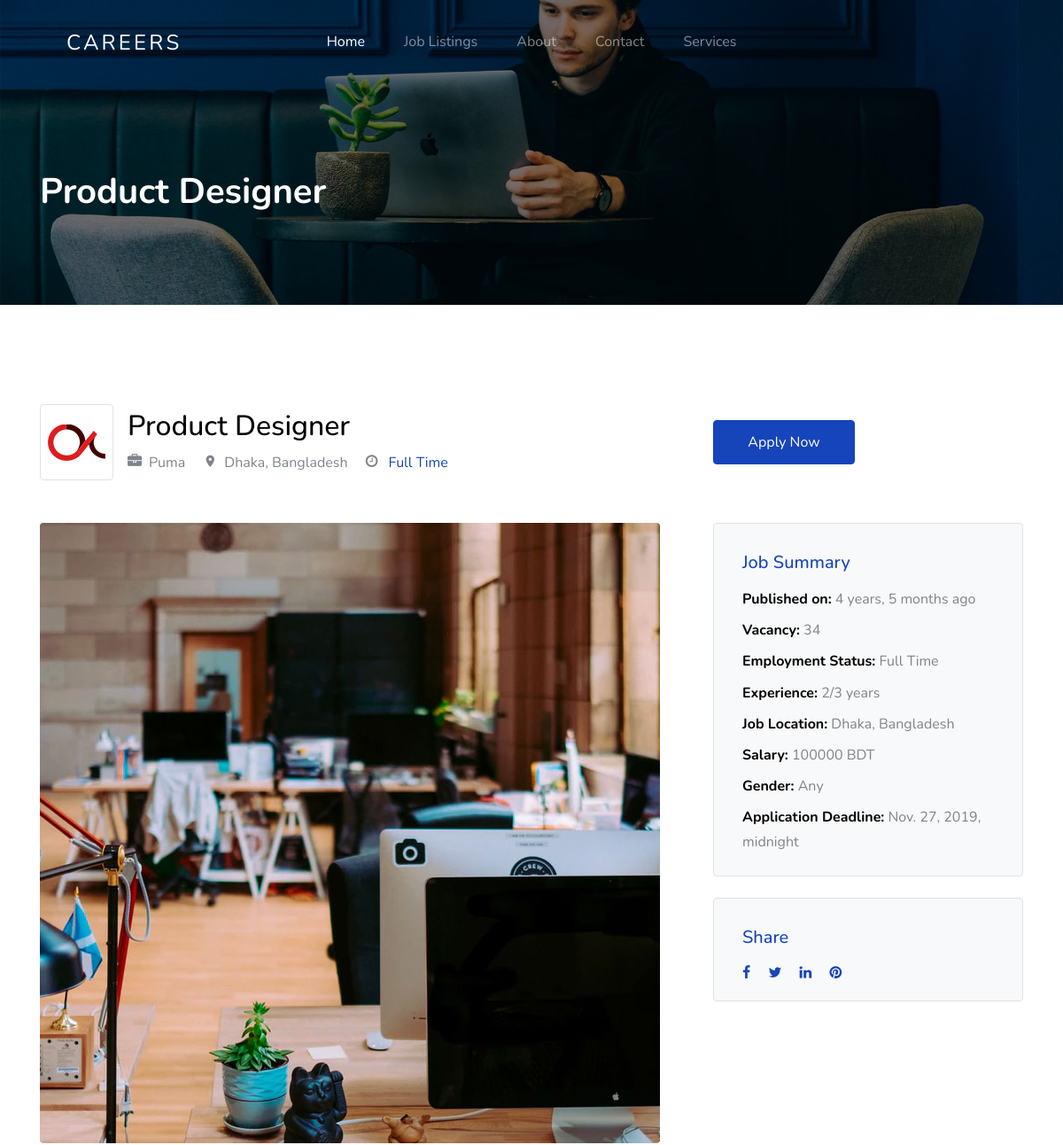
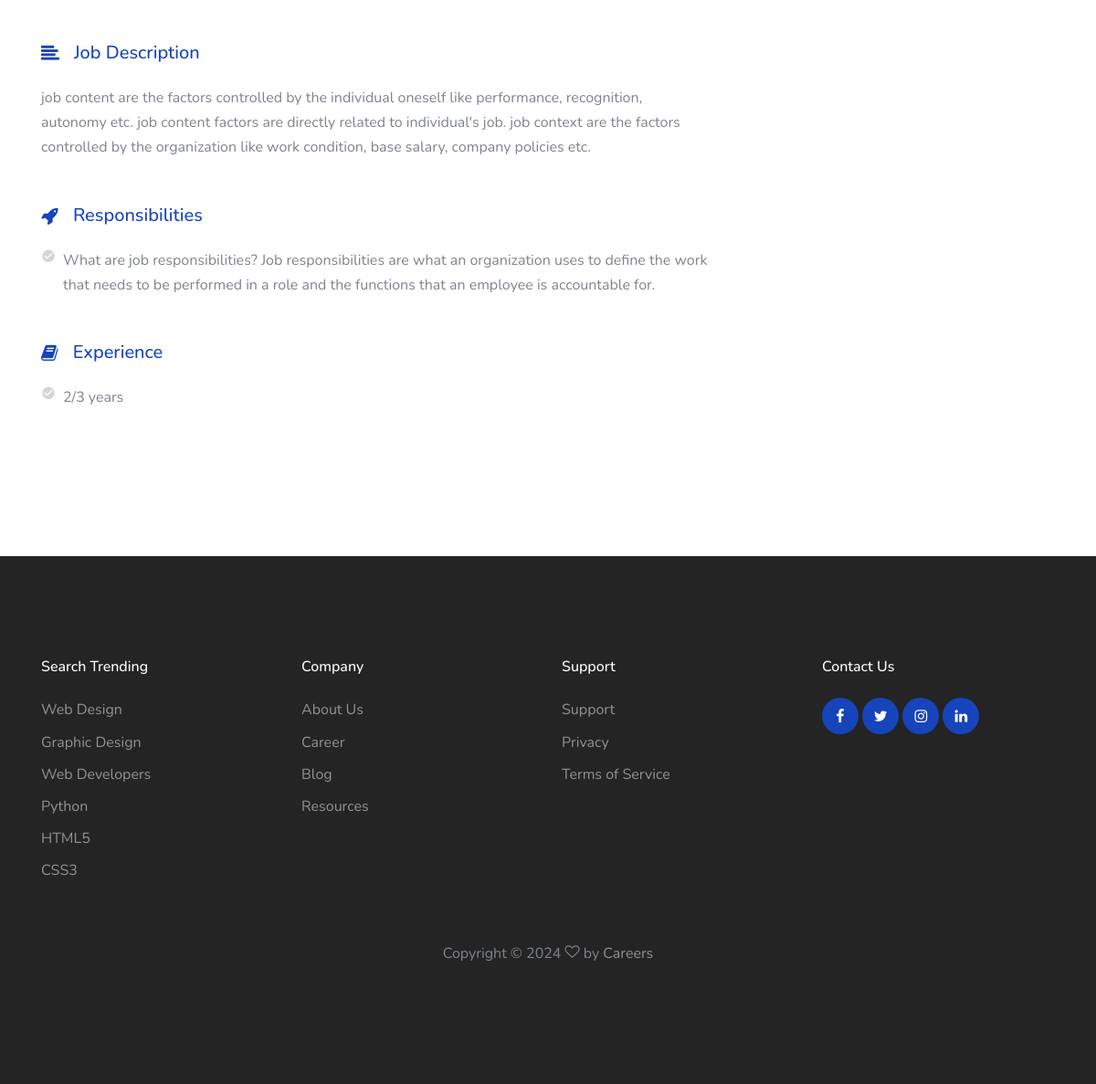
Screenshot of /jobs/job-single/7/ with the database file from the repository (2 pictures, top to bottom).
### jobs/models.py (models this page shows, shortened)
class JobListing(models.Model):
    user = models.ForeignKey(settings.AUTH_USER_MODEL, on_delete=models.CASCADE,
                             null=True, editable=False, blank=True)
    title = models.CharField(max_length=100)
    company_name = models.CharField(max_length=200)
    employment_status = models.CharField(choices=JOB_TYPE, max_length=10)
    vacancy = models.CharField(max_length=10, null=True)
    gender = models.CharField(choices=GENDER, max_length=30, null=True)
    category = models.CharField(choices=CATEGORY, max_length=30)
    description = models.TextField()
    responsibilities = models.TextField()
    experience = models.CharField(max_length=100)
    job_location = models.CharField(max_length=120)
    Salary = models.CharField(max_length=100, null=True, blank=True)
    image = models.ImageField(blank=True, upload_to='media', null=True)
    application_deadline = models.DateTimeField()
    published_on = models.DateTimeField(default=timezone.now)

### jobs/views.py (the view)
# urls.py: path('job-single/<int:id>/', job_single, name='job-single'),
def job_single(request, id):
    job_query = get_object_or_404(JobListing, id=id)
    context = {
        'q': job_query,
    }
    return render(request, "jobs/job_single.html", context)

### templates/jobs/job_single.html
{% extends 'base.html' %}
{% load static %}
{% block content %}
    <section class="section-hero overlay inner-page bg-image"
             style="background-image: url('{% static 'images/hero_1.jpg' %}');"
             id="home-section">
        <div class="container">
            <div class="row">
                <div class="col-md-7">
                    <h1 class="text-white font-weight-bold">{{ q.title }}</h1>
                </div>
            </div>
        </div>
    </section>
    <section class="site-section">
        <div class="container">
            <div class="row align-items-center mb-5">
                <div class="col-lg-8 mb-4 mb-lg-0">
                    <div class="d-flex align-items-center">
                        <div class="border p-2 d-inline-block mr-3 rounded">
                            <img src="{% static 'images/featured-listing-2.jpg' %}"
                                 alt="Free Website Template By Free-Template.co">
                        </div>
                        <div>
                            <h2>{{ q.title }}</h2>
                            <div>
                                <span class="ml-0 mr-2 mb-2"><span
                                        class="icon-briefcase mr-2"></span>{{ q.company_name }}</span>
                                <span class="m-2"><span class="icon-room mr-2"></span>{{ q.job_location }}</span>
                                <span class="m-2"><span class="icon-clock-o mr-2"></span><span
                                        class="text-primary"> {{ q.employment_status }}
                      </span></span>
                            </div>
                        </div>
                    </div>
                </div>
                <div class="col-lg-4">
                    <div class="row">
                        <div class="col-6">
                            <a href="{% url 'jobs:apply' %}" class="btn btn-block btn-primary btn-md">Apply Now</a>
                        </div>
                    </div>
                </div>
            </div>
            <div class="row">
                <div class="col-lg-8">
                    <div class="mb-5">
                        <figure class="mb-5"><img src="{% static 'images/sq_img_3.jpg' %}"
                                                  alt="Free Website Template by Free-Template.co"
                                                  class="img-fluid rounded"></figure>
                        <h3 class="h5 d-flex align-items-center mb-4 text-primary"><span
                                class="icon-align-left mr-3"></span>Job
                            Description</h3>
                        <p>{{ q.description }}</p>
                    </div>
                    <div class="mb-5">
                        <h3 class="h5 d-flex align-items-center mb-4 text-primary"><span
                                class="icon-rocket mr-3"></span>Responsibilities</h3>
                        <ul class="list-unstyled m-0 p-0">
                            <li class="d-flex align-items-start mb-2"><span
                                    class="icon-check_circle mr-2 text-muted"></span><span>{{ q.responsibilities }}</span>
                            </li>
                        </ul>
                    </div>
                    <div class="mb-5">
                        <h3 class="h5 d-flex align-items-center mb-4 text-primary"><span class="icon-book mr-3"></span>Experience
                        </h3>
                        <ul class="list-unstyled m-0 p-0">
                            <li class="d-flex align-items-start mb-2"><span
                                    class="icon-check_circle mr-2 text-muted"></span><span>{{ q.experience }}</span>
                            </li>
                        </ul>
                    </div>
                </div>
                <div class="col-lg-4">
                    <div class="bg-light p-3 border rounded mb-4">
                        <h3 class="text-primary  mt-3 h5 pl-3 mb-3 ">Job Summary</h3>
                        <ul class="list-unstyled pl-3 mb-0">
                            <li class="mb-2"><strong class="text-black">Published
                                on:</strong> {{ q.published_on|timesince }} ago
                            </li>
                            <li class="mb-2"><strong class="text-black">Vacancy:</strong> {{ q.vacancy }}</li>
                            <li class="mb-2"><strong class="text-black">Employment
                                Status:</strong> {{ q.employment_status }}</li>
                            <li class="mb-2"><strong class="text-black">Experience:</strong> {{ q.experience }}</li>
                            <li class="mb-2"><strong class="text-black">Job Location:</strong> {{ q.job_location }}</li>
                            <li class="mb-2"><strong class="text-black">Salary:</strong> {{ q.Salary }}</li>
                            <li class="mb-2"><strong class="text-black">Gender:</strong> {{ q.gender }}</li>
                            <li class="mb-2"><strong class="text-black">Application
                                Deadline:</strong> {{ q.application_deadline }}</li>
                        </ul>
                    </div>
                    <div class="bg-light p-3 border rounded">
                        <h3 class="text-primary  mt-3 h5 pl-3 mb-3 ">Share</h3>
                        <div class="px-3">
                            <a href="#" class="pt-3 pb-3 pr-3 pl-0"><span class="icon-facebook"></span></a>
                            <a href="#" class="pt-3 pb-3 pr-3 pl-0"><span class="icon-twitter"></span></a>
                            <a href="#" class="pt-3 pb-3 pr-3 pl-0"><span class="icon-linkedin"></span></a>
                            <a href="#" class="pt-3 pb-3 pr-3 pl-0"><span class="icon-pinterest"></span></a>
                        </div>
                    </div>
                </div>
            </div>
        </div>
    </section>
{% endblock %}

### static/css/style.css (style rules this page uses)
body { font-weight: 400; font-size: 1rem; line-height: 1.7; position: relative; }
body:after { content: ""; position: absolute; top: 0; left: 0; right: 0; bottom: 0; background: rgba(0, 0, 0, 0.7); z-index: 100; opacity: 0; visibility: hidden; -webkit-transition: .3s all ease; -o-transition: .3s all ease; transition: .3s all ease; }
h1, h2, h3, h4 { color: #000; }
.site-section { padding-top: 7rem; padding-bottom: 7rem; position: relative; z-index: 2; }
.text-black { color: #000 !important; }
.bg-image { background-size: cover; background-position: center center; background-repeat: no-repeat; }
.text-muted { color: #d5d5d5 !important; }
.section-hero, .section-hero > .container > .row { height: 100vh; min-height: 900px; }
.section-hero.inner-page, .section-hero.inner-page > .container > .row { height: auto; min-height: auto; padding-top: 6em; padding-bottom: 3em; }
.section-hero.overlay, .section-hero.overlay-2 { position: relative; }
.section-hero.overlay:before, .section-hero.overlay-2:before { z-index: 1; position: absolute; content: ""; top: 0; left: 0; right: 0; bottom: 0; background: rgba(0, 0, 0, 0.5); }
.section-hero > .container { z-index: 2; position: relative; }
.btn:after, .btn:before { display: none; }
.btn.btn-primary { color: #fff; }
.btn-md { padding: 12px 20px; }

### rows the page displays
JobListing: title "Product Designer", company_name "Puma", job_location "Dhaka, Bangladesh", employment_status "Full Time", description "job content are the factors controlled by the individual oneself like performance, recognition, autonomy etc. job content factors are directly related to individual's job. job context are the factors controlled by the organization like work condition, base salary, company policies etc.", responsibilities "What are job responsibilities? Job responsibilities are what an organization uses to define the work that needs to be performed in a role and the functions that an employee is accountable for.", experience "2/3 years", published_on "4 years, 5 months", vacancy "34", Salary "100000 BDT", gender "Any", application_deadline "Nov. 27, 2019, midnight"
